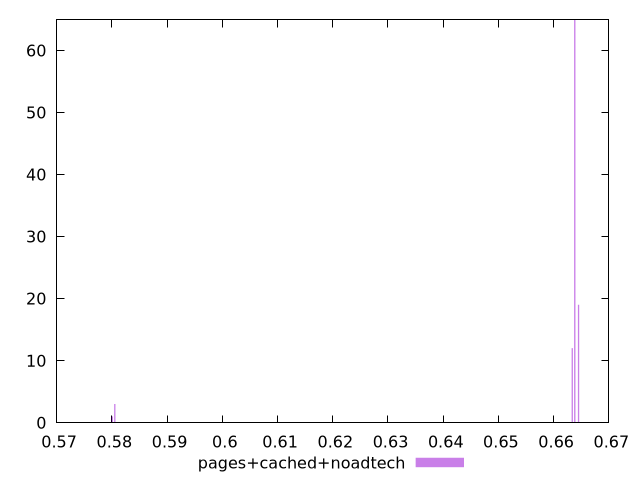

Source code (gnuplot):
$_pagesCachedNoadtech <<EOF
0.664507707058325 19
0.5805339591458174 3
0.6638249936606623 65
0.6633698513955538 12
0.580078816880709 1
EOF
set key outside below
set terminal pngcairo
set output "report_00004_2020-11-02T20-21-41.718Z/uses-rel-preload/pages+cached+noadtech//hist.png"
set yrange [0:65]
set boxwidth 0.00022757113255422086
set style fill transparent solid 0.5 noborder
plot $_pagesCachedNoadtech title "pages+cached+noadtech" with boxes ,
